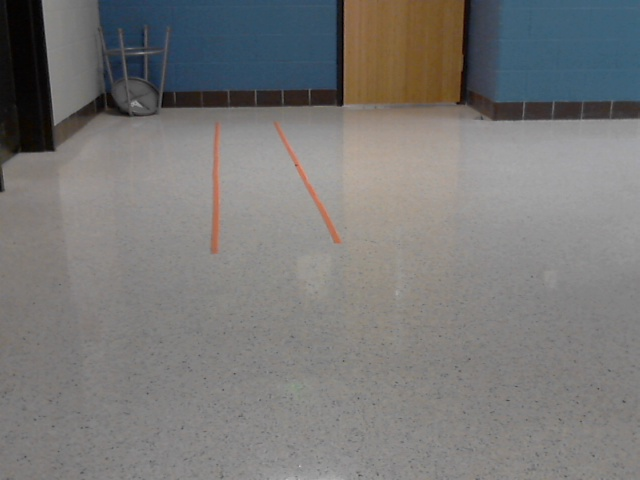
#> input picture python/images/20171130-101809.jpg, 640 x 480 px, given in place of the camera
$ python PCReadArrowKeysAbridged.py   (Python 2 division)   (older library calls are emulated)
#> lines starting #> are read from the running program, lines starting #| are printed output that depends on the picture; after the words box and inside, x2 and y2 are one past the last pixel; in counts of white or black regions, pixels touching at a corner belong together
# -*- coding: utf-8 -*-
"""
Spyder Editor

This is a temporary script file.
"""

import cv2
import numpy as np
import time
import serial				       # may need to do install?
import serial.tools.list_ports # get open com port

# forward: 72
# down: 80
# right: 77
# left: 75

#opens serial port
def openSerial():
    openPorts = serial.tools.list_ports.comports()
    openPorts = serial.tools.list_ports.comports()
    print(openPorts)
    if not openPorts:
        print("No open ports")
        exit()


    ser = serial.Serial(
        openPorts[0].device,
        baudrate=9600,
        parity=serial.PARITY_ODD,
        stopbits=serial.STOPBITS_ONE,
        bytesize=serial.EIGHTBITS
    )
    if (ser.isOpen()):
        ser.close()
    ser.open()
    return ser

#open video camera
cap = cv2.VideoCapture(0)
frame_width = int(cap.get(3))
frame_height = int(cap.get(4))
fourcc = cv2.cv.FOURCC(*'DIVX')
out = cv2.VideoWriter('output'+time.strftime("%Y%m%d-%H%M%S")+'.avi',-1, 20, (frame_width,frame_height),False)


LEFT=chr(64)
RIGHT=chr(32)
TURRET=chr(16)
NEGATIVE_ON=chr(8)
NEGATIvE_OFF=chr(0)
NEGATIVE_VALUE=chr(0)
COMMAND=chr(0)
NUMBER=chr(0)

ker3 = np.ones((3,3))/9.0
ker5 = np.ones((5,5))/25.0
ker9 = np.ones((9,9))/81.0

ser = openSerial()

#display video, do user inputs
while 1:
    key = 0
    ret, frame = cap.read()
#> frame is the input picture: shape (480, 640, 3); mean B, G, R 119.5, 120.6, 121.2

    # Our operations on the frame come here
    #perform conversion to grayscale
    gray = cv2.cvtColor(frame, cv2.COLOR_BGR2GRAY)
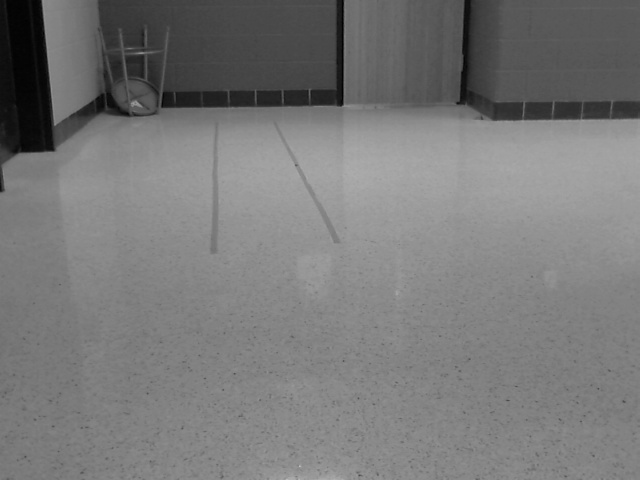
#> gray: shape (480, 640); min 1, max 192, mean 120.7

    #perform noise reduction
    gray9 = cv2.filter2D(gray,-1,ker3)
    canny = cv2.Canny(gray9, 100,200)
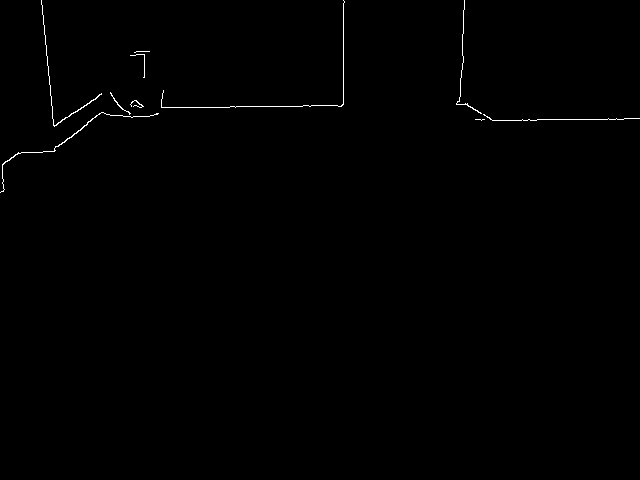
#> canny: shape (480, 640); 0.39% white in thin lines or dots, all inside (x1, y1, x2, y2) = (0, 0, 640, 193)


    #apply canny edge detection filter
    canny = cv2.Canny(gray9, 100,200)
    #canny3 = cv2.Canny(gray9, 50,200) #works well

    # Display the resulting frame
    cv2.imshow('frame',canny)
    cv2.imshow('frame2',gray9)
    #write the save the grayscale image
    out.write(gray9)
    key = cv2.waitKey(1)
#> (key Esc is pressed here)

    if(key == 112):

        filename1 = time.strftime("%Y%m%d-%H%M%S")
        filename2 = "images\\" + filename1 + ".jpg"
        cv2.imwrite(filename2 , frame)


    if(key)!= -1:
        print key
        if (key==113 or key==81): #user quits
           break
        elif (key==115 or key == 83):
            key = 83
            ser.write(chr(key))
        elif (key>2000):
           print "arrow key"      #arrow key, send correct signal
           if (key == 2490368):   #forward
               key = 72
           elif (key == 2621440): #back
               key = 80
           elif (key == 2424832): #left
               key = 75
           elif (key == 2555904): #right
               key = 77
           ser.write(chr(key))
        else:
           continue
        print key

ser.close()
out.release()
print "all done"

$ run again, on python/images/20171130-101819.jpg
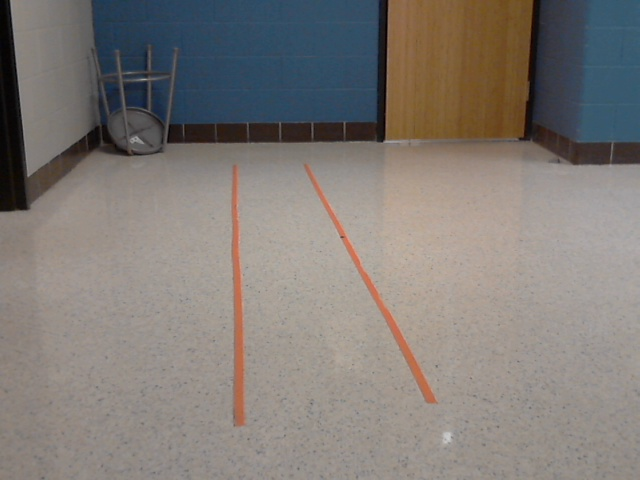
#> input picture python/images/20171130-101819.jpg, 640 x 480 px, given in place of the camera
#> frame is the input picture: shape (480, 640, 3); mean B, G, R 119.1, 123.7, 129.5
#> `gray = cv2.cvtColor(frame, cv2.COLOR_BGR2GRAY)`:
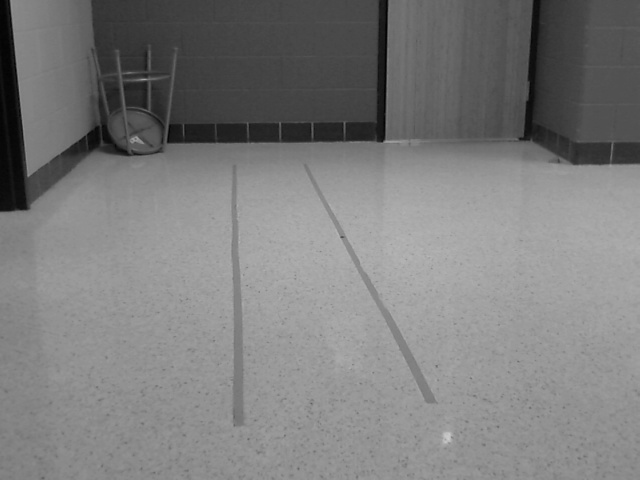
#> gray: shape (480, 640); min 2, max 204, mean 124.9
#> `canny = cv2.Canny(gray9, 100,200)`:
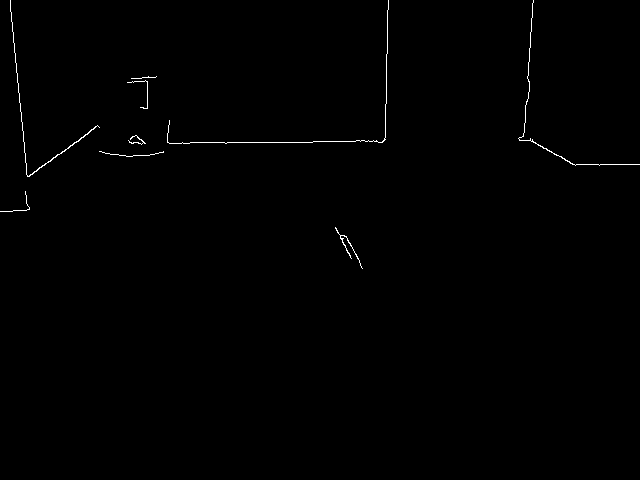
#> canny: shape (480, 640); 0.42% white in thin lines or dots, all inside (x1, y1, x2, y2) = (0, 0, 640, 269)
